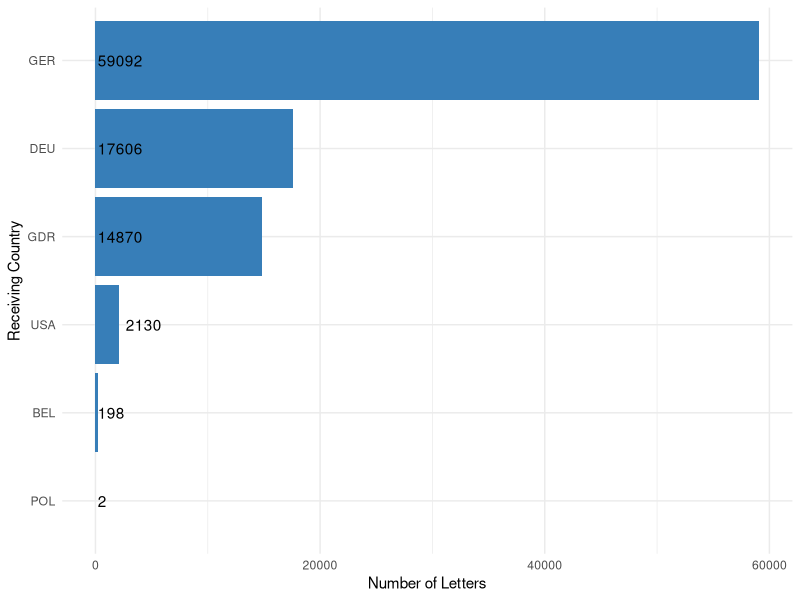

R code for this plot: (Note: this script raises an error after producing the figure.)
## ---- chunk 1
knitr::opts_chunk$set(fig.align = "center")
## ---- chunk 2
library("tidyverse")
journeys <- read_csv("data/journeys.csv")
## ---- chunk 3
class(iris)
## ---- chunk 4
class(journeys)
## ---- chunk 5
iris %>%
  head()
## ---- chunk 6
journeys %>%
  head()
## ---- chunk 7
journeys %>%
  group_by(start.country, end.country) %>%
  summarise(total.letters = sum(number.of.letters)) %>%
  glimpse()
## ---- chunk 8
journeys %>%
  group_by(start.country, end.country) %>%
  mutate(total.letters = sum(number.of.letters)) %>%
  glimpse()
## ---- chunk 9
gg_receiving_countries <- journeys %>%
  group_by(end.country) %>%
  summarise(total.letters = sum(number.of.letters)) %>%
  ggplot(aes(x = fct_reorder(end.country, total.letters),
             y = total.letters)) +
  geom_col(fill = "#377eb8") +
  geom_text(
    aes(
      label = total.letters, 
      y = ifelse(total.letters > 1000 & total.letters < 6000, 
             2700,
             200)
      ),
    position = position_dodge(0.5),
    vjust = 0.5,
    hjust = 0
  ) +
  xlab("Receiving Country") +
  ylab("Number of Letters") +
  coord_flip() +
  theme_minimal()
ggsave("ggsaves/german-migrants_receiving-countries.png",
         plot = gg_receiving_countries,
         width = 7,
         height = 2)
knitr::include_graphics("ggsaves/german-migrants_receiving-countries.png")
## ---- chunk 10
journeys %>%
  group_by(end.country) %>%
  summarise(total.letters = sum(number.of.letters)) %>%
  ggplot(aes(x = end.country,
             y = total.letters))
## ---- chunk 11
journeys %>%
  group_by(end.country) %>%
  summarise(total.letters = sum(number.of.letters)) %>%
  ggplot(aes(x = end.country,
             y = total.letters)) + 
  geom_col()
## ---- chunk 12
birthdays <- tribble(
  ~name, ~birth.month, ~age,
  "Riley", "December", 30,
  "Taylor", "September", 29,
  "Jo", "September", 24,
  "Elliott", "December", 31,
  "Charlie", "January", 38,
  "Sean", "January", 32,
  "Sam", "April", 27,
  "Alex", "April", 44
)
birthdays
## ---- chunk 13
gg_birthday_factors <- birthdays %>%
  ggplot(aes(
    x = fct_relevel(
      birth.month,
      month.name
    ) %>%
      fct_rev(),
    y = age
  )) +
  geom_line() +
  geom_point() +
  xlab("Birth month") +
  ylab("Age") +
  ggtitle("Age range of folks by month") +
  coord_flip()
ggsave("ggsaves/gg_birthday_factors.png",
       gg_birthday_factors,
       width = 5,
       height = 3)
knitr::include_graphics("ggsaves/gg_birthday_factors.png")
## ---- chunk 14
gg_nofactor_birthdays <- birthdays %>%
  ggplot(aes(
    x = birth.month,
    y = age
  )) +
  geom_line() +
  coord_flip()
ggsave("ggsaves/gg_nofactor_birthdays.png",
       gg_nofactor_birthdays,
       width = 5,
       height = 3)
knitr::include_graphics("ggsaves/gg_nofactor_birthdays.png")
## ---- chunk 15
fct_relevel(c("September",
            "January",
            "December",
            "April"),
          levels = month.name)
## ---- chunk 16
gg_nofactor_birthdays <- birthdays %>%
  ggplot(aes(
    x = fct_relevel(birth.month, 
                    month.name),
    y = age
  )) +
  geom_line() +
  coord_flip()
ggsave("ggsaves/gg_nofactor_birthdays.png",
       gg_nofactor_birthdays,
       width = 8,
       height = 3)
knitr::include_graphics("ggsaves/gg_nofactor_birthdays.png")
## ---- chunk 17
gg_nofactor_birthdays <- birthdays %>%
  ggplot(aes(
    x = fct_relevel(birth.month, 
                    month.name) %>%
      fct_rev(),
    y = age
  )) +
  geom_line() +
  coord_flip()
ggsave("ggsaves/gg_nofactor_birthdays.png",
       gg_nofactor_birthdays,
       width = 8,
       height = 3)
knitr::include_graphics("ggsaves/gg_nofactor_birthdays.png")
